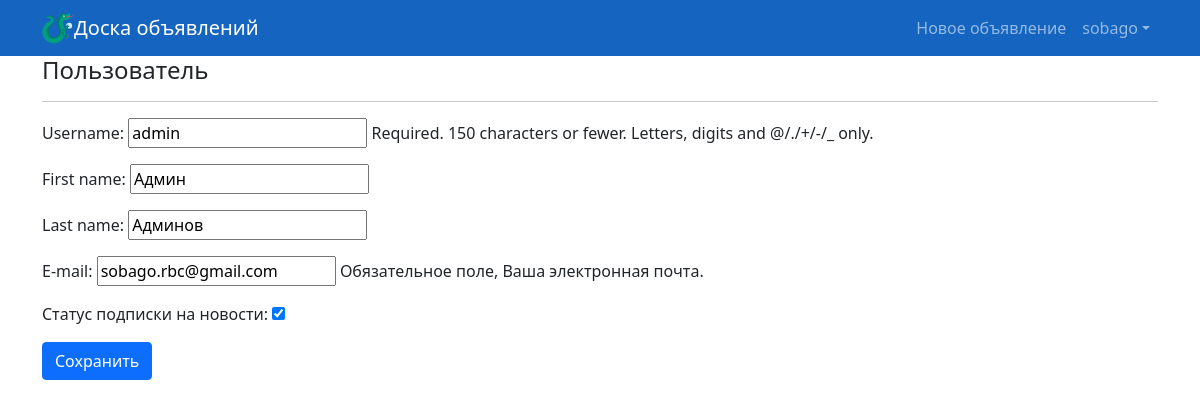
/accounts/profile/1/edit (signed in), run on the app's committed database.
### accounts/models.py (models this page shows)
class MyUser(AbstractUser):
    USERNAME_FIELD = 'email'
    email = models.EmailField(('E-mail'), unique=True, help_text='Обязательное поле, Ваша электронная почта.')
    REQUIRED_FIELDS = ['username', ]
    subscriber = models.BooleanField(
        ("Статус подписки на новости"),
        default=True,
    )

### accounts/views.py (the view)
# urls.py: path('profile/<int:pk>/edit', ProfileUpdate.as_view(), name='profile_update'),
class ProfileUpdate(LoginRequiredMixin, UpdateView):
    form_class = UserForm
    model = MyUser
    template_name = 'profile_edit.html'
    success_url = '/'

### accounts/forms.py
class UserForm(forms.ModelForm):
    class Meta:
        model = MyUser
        fields = [
            'username',
            'first_name',
            'last_name',
            'email',
            'subscriber',
        ]

### accounts/templates/profile_edit.html (shortened to what this page needs)
{% extends "base.html" %}
{% block content %}
    <h4>Пользователь</h4>
    <hr>
    <form action="" method="post">
        {{ form.as_p }}
        <input class="btn btn-primary" type="submit" value="Сохранить">
    </form>
{% endblock %}

### board/templates/board/base.html (shortened to what this page needs)
<!DOCTYPE html>
<html lang="ru">
    <head>
        {% load static %}
        <link href="{% static 'css/styles.css' %}" rel="stylesheet" />
    </head>
    <body>
        <nav class="navbar navbar-expand-lg navbar-dark bg-dark">
            <div class="container">
                <img src="{% static 'dragonside-svgrepo-com.svg' %}" width='32' height='32'>
                <a class="navbar-brand" href="/">Доска объявлений</a>
                <div class="collapse navbar-collapse" id="navbarSupportedContent">
                    <ul class="navbar-nav ms-auto mb-2 mb-lg-0">
                        <li class="nav-item"><a class="nav-link" href="{% url 'ad_create' %}">Новое объявление</a></li>
                        {% if user.is_authenticated %}
                        <li class="nav-item dropdown">
                            <a class="nav-link dropdown-toggle" id="navbarDropdown" href="#" role="button" data-bs-toggle="dropdown" aria-expanded="false">{{ user.username }}</a>
                        </li>
                        {% else %}
                        <a class="nav-link active" aria-current="page" href="{% url 'login' %}">Авторизация</a>
                        {% endif %}
                    </ul>
                </div>
            </div>
        </nav>
        <div class="container">
            {% block content %}
            {% endblock %}
        </div>
    </body>
</html>

### data on the page
MyUser: username "sobago"
MyUser: username "admin", first_name "Админ", last_name "Админов", email "sobago.rbc@gmail.com", subscriber "☑"
